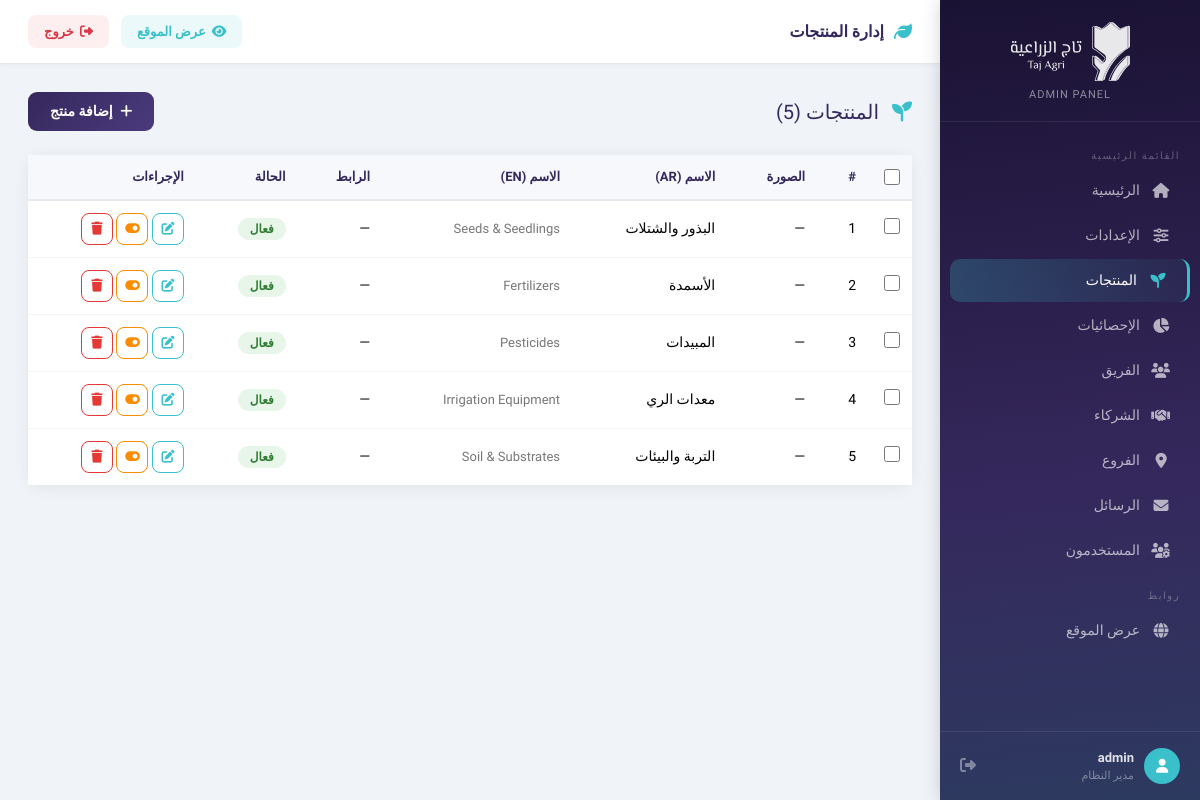
Screenshot of /admin/products.php (signed in) with the database file from the repository.
### tables this page shows
CREATE TABLE `products` (
  `id` int(11) NOT NULL,
  `name_ar` varchar(255) NOT NULL,
  `name_en` varchar(255) NOT NULL,
  `slug` varchar(255) DEFAULT NULL,
  `image` varchar(255) DEFAULT NULL,
  `url` varchar(500) DEFAULT NULL,
  `order_url` varchar(500) DEFAULT NULL,
  `sort_order` int(11) DEFAULT 0,
  `status` enum('active','not_active') DEFAULT 'active',
  `created_at` timestamp NOT NULL DEFAULT current_timestamp(),
  `updated_at` timestamp NOT NULL DEFAULT current_timestamp() ON UPDATE current_timestamp(),
  `name_en_display` varchar(500) DEFAULT NULL COMMENT 'English display name shown on product page',
  `formula_type` varchar(50) DEFAULT NULL COMMENT 'e.g. W/W, W/V',
  `description_ar` text DEFAULT NULL COMMENT 'Formula/composition description (Arabic)',
  `description_en` text DEFAULT NULL COMMENT 'Formula/composition description (English)',
  `registration_number` varchar(100) DEFAULT NULL COMMENT 'e.g. F00004924',
  `registration_authority_ar` varchar(255) DEFAULT NULL COMMENT 'e.g. مسجل بوزارة البيئة والمياه والزراعة',
  `registration_authority_en` varchar(255) DEFAULT NULL
);

### config.php (called while the page is built, shortened)
<?php
function db() {
    static $pdo = null;
    if ($pdo === null) {
        try {
            $pdo = new PDO(
                'mysql:host=' . DB_HOST . ';dbname=' . DB_NAME . ';charset=utf8mb4',
                DB_USER, DB_PASS,
                [PDO::ATTR_ERRMODE => PDO::ERRMODE_EXCEPTION,
                 PDO::ATTR_DEFAULT_FETCH_MODE => PDO::FETCH_ASSOC]
            );
        } catch (PDOException $e) {
            die('<div style="padding:20px;font-family:sans-serif;color:red;">Database connection failed: ' . $e->getMessage() . '</div>');
        }
    }
    return $pdo;
}

### admin/products.php (the view, shortened to what this page needs)
<?php
require_once __DIR__ . '/../config.php';
$rows = db()->query('SELECT * FROM products ORDER BY sort_order, id')->fetchAll();
require_once 'includes/header.php';
?>
<div class="d-flex justify-content-between align-items-center mb-4">
    <h5 class="mb-0" style="color:var(--brand);">
        <i class="fas fa-seedling me-2" style="color:var(--teal);"></i> المنتجات (<?= count($rows) ?>)
    </h5>
    <a href="product_edit.php" class="btn btn-brand btn-sm"><i class="fas fa-plus me-1"></i> إضافة منتج</a>
</div>
<form id="bulkForm" method="post">
<div class="card">
    <div class="card-body p-0">
        <table class="table mb-0">
            <thead>
                <tr>
                    <th class="check-col"><input type="checkbox" id="selectAll"></th>
                    <th>#</th><th>الصورة</th><th>الاسم (AR)</th><th>الاسم (EN)</th><th>الرابط</th><th>الحالة</th><th>الإجراءات</th>
                </tr>
            </thead>
            <tbody>
            <?php foreach ($rows as $i => $r): ?>
            <tr>
                <td class="check-col"><input type="checkbox" class="row-check" name="ids[]" value="<?= $r['id'] ?>"></td>
                <td><?= $i + 1 ?></td>
                <td><?php if ($r['image']): ?><img src="../<?= htmlspecialchars($r['image']) ?>" style="height:40px;width:60px;object-fit:contain;border-radius:6px;border:1px solid #eee;"><?php else: ?>—<?php endif; ?></td>
                <td><?= htmlspecialchars($r['name_ar']) ?></td>
                <td style="font-size:13px;color:#777;"><?= htmlspecialchars($r['name_en']) ?></td>
                <td><?= $r['url'] ? '<a href="'.htmlspecialchars($r['url']).'" target="_blank" style="font-size:12px;color:var(--teal);">رابط</a>' : '—' ?></td>
                <td><?= $r['status']==='active' ? '<span class="badge-on">فعال</span>' : '<span class="badge-off">غير فعال</span>' ?></td>
                <td>
                    <a href="product_edit.php?id=<?= $r['id'] ?>" class="btn-sm-action btn-edit" title="تعديل"><i class="fas fa-edit"></i></a>
                    <a href="?toggle=<?= $r['id'] ?>" class="btn-sm-action btn-tog" title="تبديل"><i class="fas fa-toggle-<?= $r['status']==='active'?'on':'off' ?>"></i></a>
                    <a href="?delete=<?= $r['id'] ?>" class="btn-sm-action btn-del btn-delete-confirm" title="حذف"><i class="fas fa-trash"></i></a>
                </td>
            </tr>
            <?php endforeach; ?>
            </tbody>
        </table>
    </div>
</div>
</form>
<?php require_once 'includes/footer.php'; ?>

### admin/includes/header.php (style rules this page uses)
:root { --brand: #35285C; --brand2: #4a3a7d; --teal: #3AC0CA; --teal2: #2a9eaa; --green: #7EB595; --bg: #f0f3f8; --sidebar: 260px; --radius: 14px; --shadow: 0 2px 16px rgba(0,0,0,.07); }
* { font-family:'El Messiri',sans-serif;box-sizing:border-box; }
body { background:var(--bg);margin:0;padding:0; }
a { text-decoration:none; }
.card { border:none;border-radius:var(--radius);box-shadow:var(--shadow);background:#fff; }
.card-body { padding:20px; }
.table { border-collapse:separate;border-spacing:0; }
.table thead th { background:#f7f8fc;color:var(--brand);font-weight:700;font-size:13px;border-bottom:2px solid #e8eaf0;padding:12px 16px; }
.table tbody td { padding:12px 16px;vertical-align:middle;font-size:14px;border-bottom:1px solid #f2f4f8; }
.table tbody tr:last-child td { border-bottom:none; }
.badge-on { background:#e8f5e9;color:#2e7d32;padding:4px 12px;border-radius:20px;font-size:12px;font-weight:600; }
.btn-brand { background:linear-gradient(135deg,var(--brand),var(--brand2));color:#fff;border:none;border-radius:9px;padding:9px 22px;font-weight:600;font-family:'El Messiri',sans-serif;font-size:14px;transition:.2s; }
.btn-sm-action { width:32px;height:32px;border-radius:8px;border:1.5px solid;display:inline-flex;align-items:center;justify-content:center;font-size:13px;transition:.2s;cursor:pointer;background:transparent; }
.btn-edit { border-color:#3AC0CA;color:#3AC0CA; }
.btn-del { border-color:#e53935;color:#e53935; }
.btn-tog { border-color:#fb8c00;color:#fb8c00; }
th.check-col,td.check-col { width:40px;text-align:center;padding:8px 6px!important; }
input[type=checkbox].row-check,input[type=checkbox]#selectAll { width:16px;height:16px;cursor:pointer;accent-color:var(--teal); }

### rows the page displays
products: name_ar "البذور والشتلات", name_en "Seeds & Seedlings", status "فعال"
products: name_ar "الأسمدة", name_en "Fertilizers", status "فعال"
products: name_ar "المبيدات", name_en "Pesticides", status "فعال"
products: name_ar "معدات الري", name_en "Irrigation Equipment", status "فعال"
products: name_ar "التربة والبيئات", name_en "Soil & Substrates", status "فعال"

### other values shown
$item['label'] "الرئيسية"
$item['label'] "الإعدادات"
$item['label'] "المنتجات"
$item['label'] "الإحصائيات"
$item['label'] "الفريق"
$item['label'] "الشركاء"
$item['label'] "الفروع"
$item['label'] "الرسائل"
$item['label'] "المستخدمون"
$_SESSION['admin_user'] "admin"
$pageTitle "إدارة المنتجات"
count($rows) "5"
